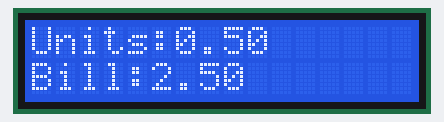
Simulated run of this sketch. Board: Arduino Uno, built with avr-gcc and run on an emulated ATmega328P. On the bench: 16×2 character LCD. What the sketch prints to the serial monitor is not drawn.

Above: at 0.1 s.
At 4.1 s:
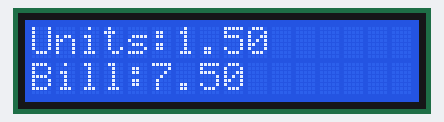
At 8.1 s:
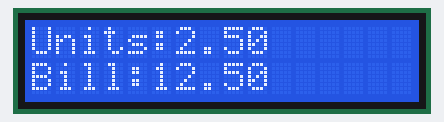
At 18.1 s:
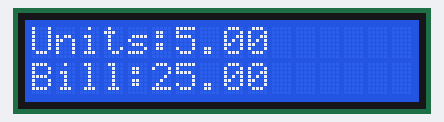
At 28.2 s:
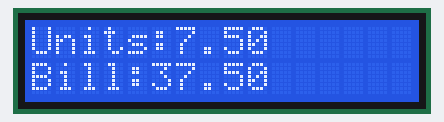
At 38.2 s:
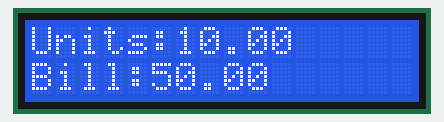

Measured:
- what the display in image 1 shows lasts 2.0 s, from 4.1 s to 6.1 s

The sketch:

smart_energy_meter.ino
```cpp
#include <LiquidCrystal.h>

LiquidCrystal lcd(7, 8, 9, 10, 11, 12);

float units = 0;
float bill = 0;

void setup() {
  lcd.begin(16,2);
  Serial.begin(9600);
}

void loop() {

  units = units + 0.5;

  bill = units * 5;

  lcd.setCursor(0,0);
  lcd.print("Units:");
  lcd.print(units);

  lcd.setCursor(0,1);
  lcd.print("Bill:");
  lcd.print(bill);

  delay(2000);

  Serial.println("Electricity Bill SMS Sent");
}
```
